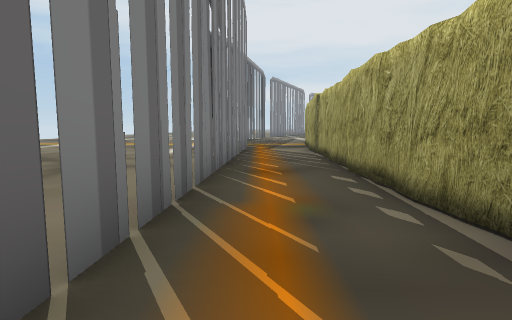
[1] (above)

17 first-person views from a walk through a Unity game level. The camera is 1.3 m above the floor, tilts 6° down and sees 80° across. The floor is counted in squares, 2 m on a side. Each view is taken from the middle of a square. On the plan, view 1 faces up. The plan holds only what a view shows up to about 10 squares ahead; the rest is blank. The place goes on beyond the plan. Some surface patterns are stand-ins.

[2]
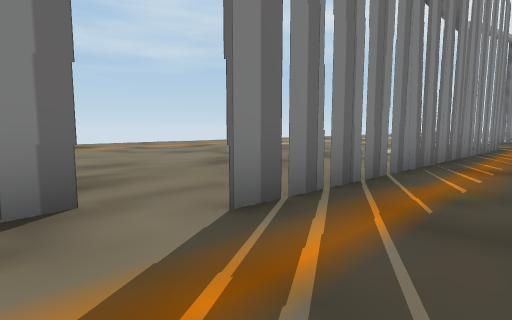

[3]
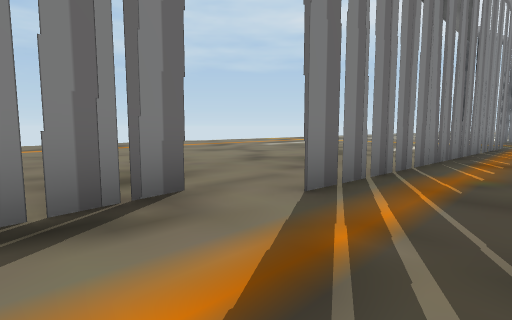

[4]
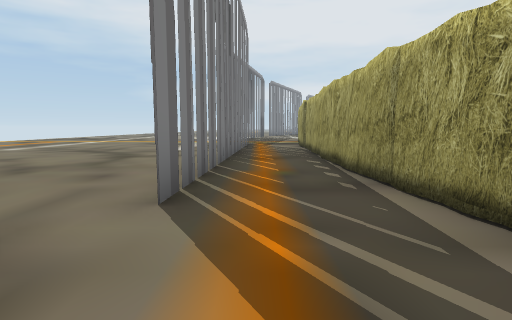

[5]
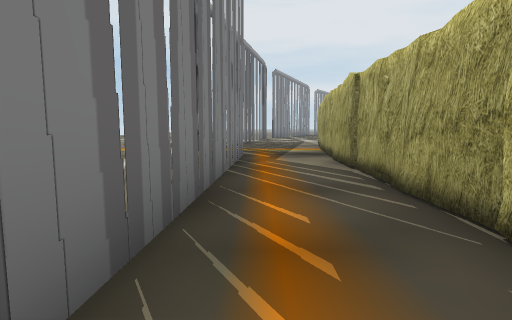

[6]
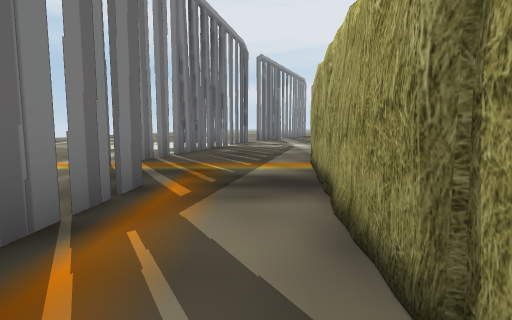

[7]
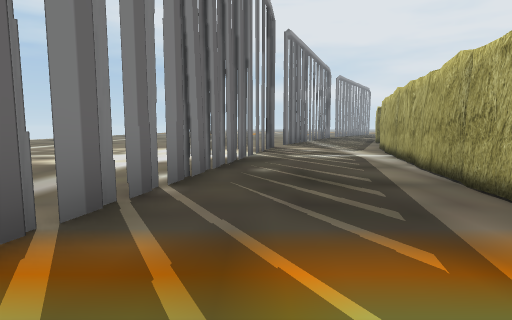

[8]
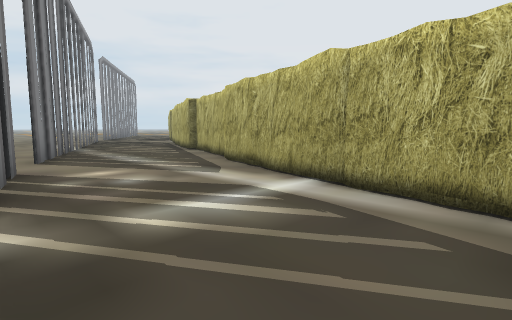

[9]
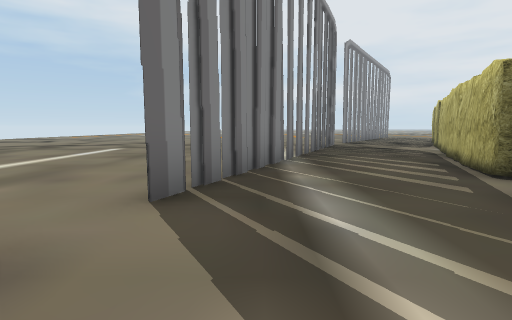

[10]
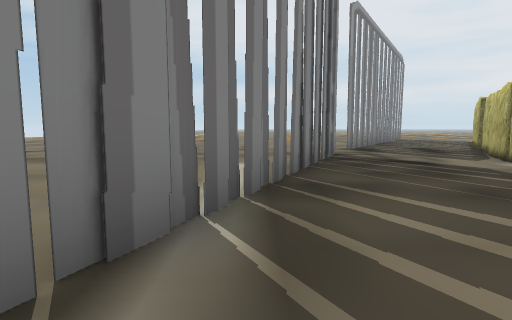

[11]
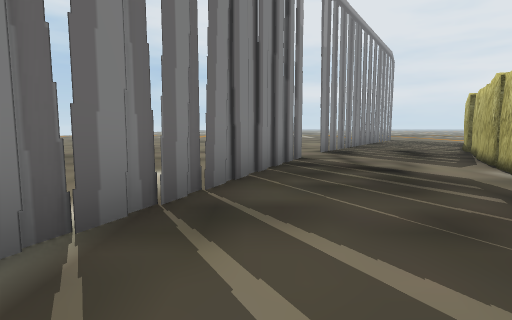

[12]
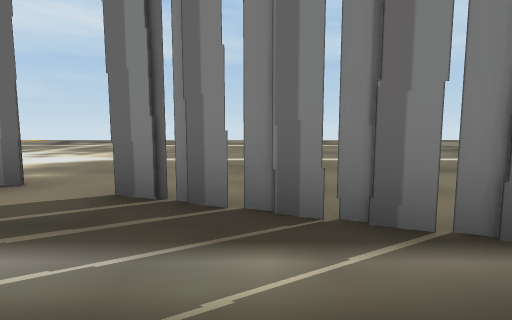

[13]
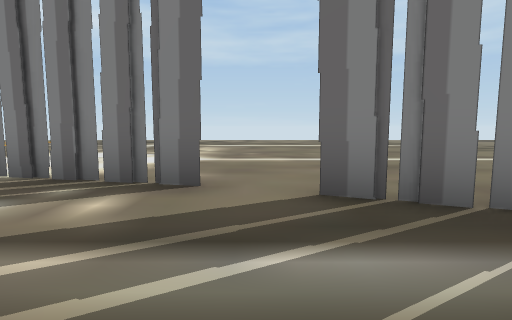

[14]
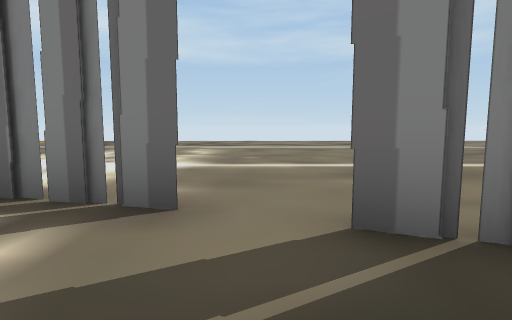

[15]
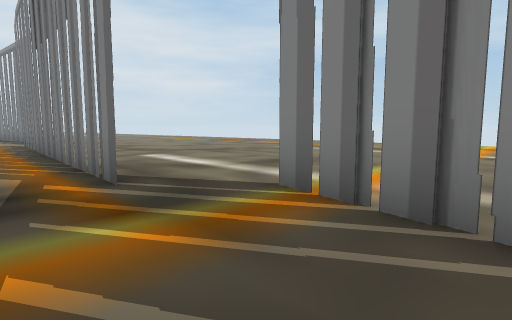

[16]
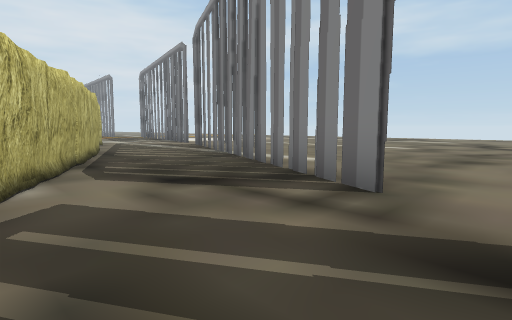

[17]
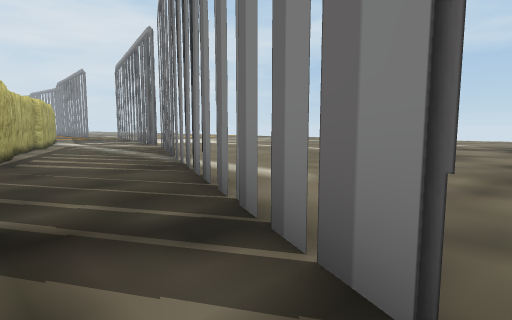

### Floor plan
Key: @ floor where view 1 was taken; # wall or solid block; . floor; T thing the floor can be seen under or through.
Columns run from 5 left of view 1 to 10 right of it. Each row starts with its distance up from view 1.
 33  ..     ...#...#
 32  .............##
 31 ..........T...#
 30 .........T...##
 29 .........T...#
 28 ........TT..##
 27 ........T...#
 26 .......TT..##
 25  ......T...#
 24 ......TT..##
 23 ......T...#
 22 ..........#
 21 .....T...##
 20 .....T...#
 19 .....T...#
 18 .....#..##
 17 ....##..#
 16 ....#...#
 15  ...T...#
 14  ...T...#
 13 ....T..##
 12 ....T..#
 11 .......#
 10 .....#.#
  9 .....#.#
  8 .....#.#
  7 ....##.#
  6 ....#..#
  5 ....#..#
  4 ....#..#
  3 ....#..#
  2 ....#..#
  1 ....#..#
  0 .....@.#
 -1 ...#...
 -2   .# ..

Positions as (right, up) in squares from view 1, and headings:
1: (0, 0), facing up
2: (1, -1), facing up-left
3: (1, -2), facing up-left
4: (0, -2), facing up
5: (0, 3), facing up
6: (1, 7), facing up
7: (0, 11), facing up
8: (0, 16), facing up-right
9: (2, 20), facing up
10: (3, 24), facing up
11: (4, 25), facing up
12: (4, 24), facing left
13: (4, 22), facing left
14: (3, 22), facing left
15: (1, 14), facing down-left
16: (8, 33), facing down-left
17: (6, 32), facing down-left
